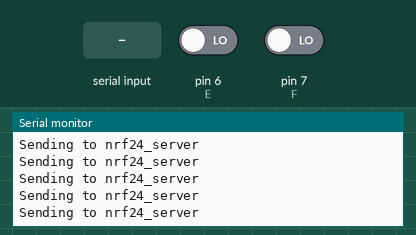
The sketch below on a simulated Arduino Leonardo, built with avr-gcc and run on an emulated ATmega32U4. On the bench: the last lines printed to the serial monitor. The test bench sets the inputs (shaded band); at power-on: pin 6 (E) LOW, pin 7 (F) LOW. No radio packets arrive unless stated.

Above: at 1.2 s.
1.3 s: "com6\n" received over Serial
At 1.36 s:
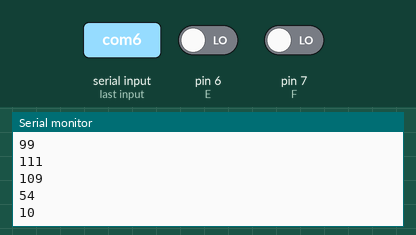
2.8 s: "5" received over Serial
At 2.83 s:
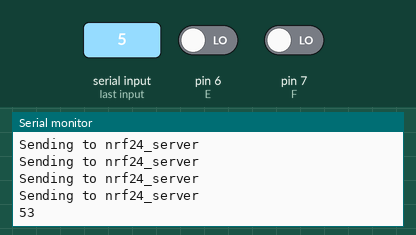
Timing chart, 0 to 5.8 s (numbered marks = the images above; inputs shaded):
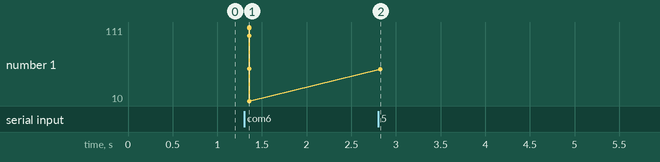

Measured:
- after the input at 1.3 s, the serial monitor: prints a new line after 0.06 s (image 1)
- after the input at 2.8 s, the serial monitor: prints a new line at once (image 2)
- plotted number 1: 10 → 53 after the input at 2.8 s

The sketch:

send_remote_and_AI.ino
```cpp
#include <SPI.h>
#include <RH_NRF24.h>

#define joyVert    A0
#define joyHorz    A1

#define A    2
#define B    3
#define C    4
#define D    5
#define E    6
#define F    7

int big = 2400;
int smal = 1700;
int MAPING = 255;


// Define Joystick Values - Start at 512 (middle position)
int joyposVert = 2032;
int joyposHorz = 2032;

// Singleton instance of the radio driver
//RH_NRF24 nrf24;
RH_NRF24 nrf24(9, 10); // use this to be electrically compatible with Mirf
// RH_NRF24 nrf24(8, 10);// For Leonardo, need explicit SS pin
// RH_NRF24 nrf24(8, 7); // For RFM73 on Anarduino Mini
int data;

int start = 0;


void setup()
{
  Serial.begin(9600);
  while (!Serial)
    ; // wait for serial port to connect. Needed for Leonardo only
  if (!nrf24.init())
    Serial.println("init failed");
  // Defaults after init are 2.402 GHz (channel 2), 2Mbps, 0dBm
  if (!nrf24.setChannel(1))
    Serial.println("setChannel failed");
  if (!nrf24.setRF(RH_NRF24::DataRate2Mbps, RH_NRF24::TransmitPower0dBm))
    Serial.println("setRF failed");
}


void loop()
{
  Serial.println("Sending to nrf24_server");
  // Send a message to nrf24_server
  uint8_t motorcontrol[9];
   motorcontrol[7] = digitalRead(E);
  motorcontrol[8] = digitalRead(F);

  if(motorcontrol[7]== 0){
        start = 2;
        }
 if(motorcontrol[8] == 0){
        start = 3;}


        if ( start == 2){

   // Read the Joystick X and Y positions
  joyposVert = analogRead(joyVert);
  joyposHorz = analogRead(joyHorz);

  // Determine if this is a forward or backward motion
  // Do this by reading the Verticle Value
  // Apply results to MotorSpeed and to Direction

  if (joyposHorz  > big)
  {
    // This is Backward
    // Set Motors backward
    motorcontrol[2] = 0;

    //Determine Motor Speeds
    // As we are going backwards we need to reverse readings
    motorcontrol[0] = map(joyposVert, smal, 0, 0, MAPING);
    motorcontrol[1] = map(joyposVert, smal, 0, 0, MAPING);

  }
  else if (joyposHorz < smal)
  {
    // This is Forward
    // Set Motors forward
    motorcontrol[2] = 1;

    //Determine Motor Speeds
    motorcontrol[0] = map(joyposVert, big, 4064, 0, MAPING);
    motorcontrol[1] = map(joyposVert, big, 4064, 0, MAPING);

  }
  else
  {
    // This is Stopped
    motorcontrol[0] = 0;
    motorcontrol[1] = 0;
    motorcontrol[2] = 0;

  }

  // Now do the steering
  // The Horizontal position will "weigh" the motor speed
  // Values for each motor

  if (joyposVert < smal)
  {

    // Move Left
    // As we are going left we need to reverse readings
    // Map the number to a value of 255 maximum
    joyposHorz = map(joyposHorz, smal, 0, 0, MAPING);

    motorcontrol[0] = motorcontrol[0] - joyposHorz;
    motorcontrol[1] = motorcontrol[1] + joyposHorz;

    // Don't exceed range of 0-255 for motor speeds
    if (motorcontrol[0] < 0)  motorcontrol[0] = 0;
    if (motorcontrol[1] > MAPING) motorcontrol[1] = MAPING;

  }
  else if (joyposVert > big)
  {
    // Move Right
    // Map the number to a value of 255 maximum
    joyposHorz = map(joyposHorz, big, 4064, 0, MAPING);

    motorcontrol[0] = motorcontrol[0] + joyposHorz;
    motorcontrol[1] = motorcontrol[1] - joyposHorz;

    // Don't exceed range of 0-255 for motor speeds
    if (motorcontrol[0] > MAPING)motorcontrol[0] = MAPING; //////////////////////////////////////////////
    if (motorcontrol[1] < 0)motorcontrol[1] = 0;

  }

  // Adjust to prevent "buzzing" at very low speed
  if (motorcontrol[0] < 5)motorcontrol[0] = 0;
  if (motorcontrol[1] < 5)motorcontrol[1] = 0;

  //Display the Motor Control values in the serial monitor.
  /*Serial.print("Motor A: ");
  Serial.print(motorcontrol[0]);
  Serial.print(" - Motor B: ");
  Serial.print(motorcontrol[1]);
  Serial.print(" - Direction: ");
  Serial.print(motorcontrol[2]);


  Serial.print(" -A:  ");
    Serial.print(motorcontrol[3]);

  Serial.println("  - b:  ");
    Serial.print(motorcontrol[4]);

  motorcontrol[3] = digitalRead(A);
  motorcontrol[4] = digitalRead(B);

  motorcontrol[5] = digitalRead(C);
  motorcontrol[6] = digitalRead(D);*/


  //Send a message containing Motor Control data to manager_server
  nrf24.send(motorcontrol, sizeof(motorcontrol));

  nrf24.waitPacketSent();
        }


     else if ( start  == 3){


while (Serial.available()){


  data = Serial.read();
   Serial.println(data);

}

if (data == '5' )
{
motorcontrol[2] = 0; ///////////  MOVE FRONT
motorcontrol[0] = 255;
motorcontrol[1] = 255;


}

else if (data == '0')
{
  motorcontrol[2] = 1;
motorcontrol[0] = 255;
motorcontrol[1] = 255;

}

else if (data == '2')
{
  motorcontrol[2] = 0;
motorcontrol[0] = 255;
motorcontrol[1] = 0;

}

else if (data == '1')
{
  motorcontrol[2] = 0;
motorcontrol[0] = 0;
motorcontrol[1] = 255;

}
else{
   motorcontrol[2] = 0;
motorcontrol[0] = 0;
motorcontrol[1] = 0;
}

//Send a message containing Motor Control data to manager_server
  nrf24.send(motorcontrol, sizeof(motorcontrol));

  nrf24.waitPacketSent();


     }
  }


/*
 * python code assembly by raouf
 * hand tracker
 * sends data to arduino ide
 * arduino transmit by nrf24l01
 *
 *
 import cv2
import mediapipe as mp
import serial #Serial imported for Serial communication

import time #Required to use delay functions

ArduinoSerial = serial.Serial('com6',9600)
time.sleep(2)


mp_drawing = mp.solutions.drawing_utils
mp_drawing_styles = mp.solutions.drawing_styles
mp_hands = mp.solutions.hands

# For webcam input:
cap = cv2.VideoCapture(0)
with mp_hands.Hands(
    model_complexity=0,
    min_detection_confidence=0.5,
    min_tracking_confidence=0.5) as hands:
  while cap.isOpened():
    success, image = cap.read()
    if not success:
      print("Ignoring empty camera frame.")
      # If loading a video, use 'break' instead of 'continue'.
      continue

    # To improve performance, optionally mark the image as not writeable to
    # pass by reference.
    image.flags.writeable = False
    image = cv2.cvtColor(image, cv2.COLOR_BGR2RGB)
    results = hands.process(image)

    # Draw the hand annotations on the image.
    image.flags.writeable = True
    image = cv2.cvtColor(image, cv2.COLOR_RGB2BGR)

    # Initially set finger count to 0 for each cap
    fingerCount = 0

    if results.multi_hand_landmarks:

      for hand_landmarks in results.multi_hand_landmarks:
        # Get hand index to check label (left or right)
        handIndex = results.multi_hand_landmarks.index(hand_landmarks)
        handLabel = results.multi_handedness[handIndex].classification[0].label

        # Set variable to keep landmarks positions (x and y)
        handLandmarks = []

        # Fill list with x and y positions of each landmark
        for landmarks in hand_landmarks.landmark:
          handLandmarks.append([landmarks.x, landmarks.y])

        # Test conditions for each finger: Count is increased if finger is
        #   considered raised.
        # Thumb: TIP x position must be greater or lower than IP x position,
        #   deppeding on hand label.
        if handLabel == "Left" and handLandmarks[4][0] > handLandmarks[3][0]:
          fingerCount = fingerCount+1
        elif handLabel == "Right" and handLandmarks[4][0] < handLandmarks[3][0]:
          fingerCount = fingerCount+1

        # Other fingers: TIP y position must be lower than PIP y position,
        #   as image origin is in the upper left corner.
        if handLandmarks[8][1] < handLandmarks[6][1]:       #Index finger
          fingerCount = fingerCount+1
        if handLandmarks[12][1] < handLandmarks[10][1]:     #Middle finger
          fingerCount = fingerCount+1
        if handLandmarks[16][1] < handLandmarks[14][1]:     #Ring finger
          fingerCount = fingerCount+1
        #if handLandmarks[20][1] < handLandmarks[18][1]:     #Pinky
          #fingerCount = fingerCount+1

        # Draw hand landmarks
        mp_drawing.draw_landmarks(
            image,
            hand_landmarks,
            mp_hands.HAND_CONNECTIONS,
            mp_drawing_styles.get_default_hand_landmarks_style(),
            mp_drawing_styles.get_default_hand_connections_style())

    # Display finger count
    cv2.putText(image, str(fingerCount), (50, 450), cv2.FONT_HERSHEY_SIMPLEX, 3, (255, 0, 0), 10)


    var = fingerCount
    print ("you entered", var) #print the intput for confirmation
    ArduinoSerial.write(var.encode())


    # Display image
    cv2.imshow('MediaPipe Hands', image)
    if cv2.waitKey(5) & 0xFF == 27:
      break
cap.release()
 */
```
